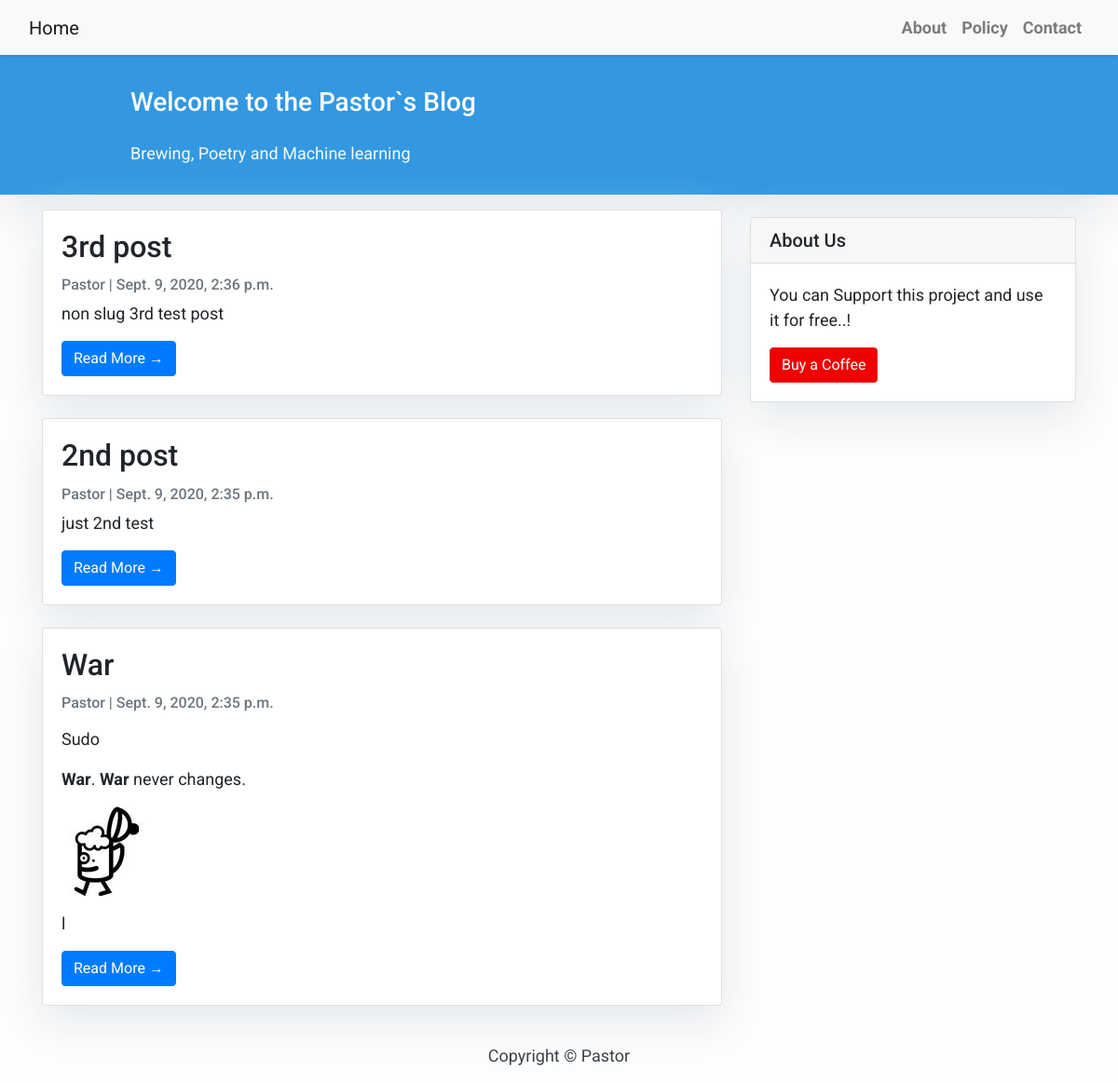
The app's page /, older data.
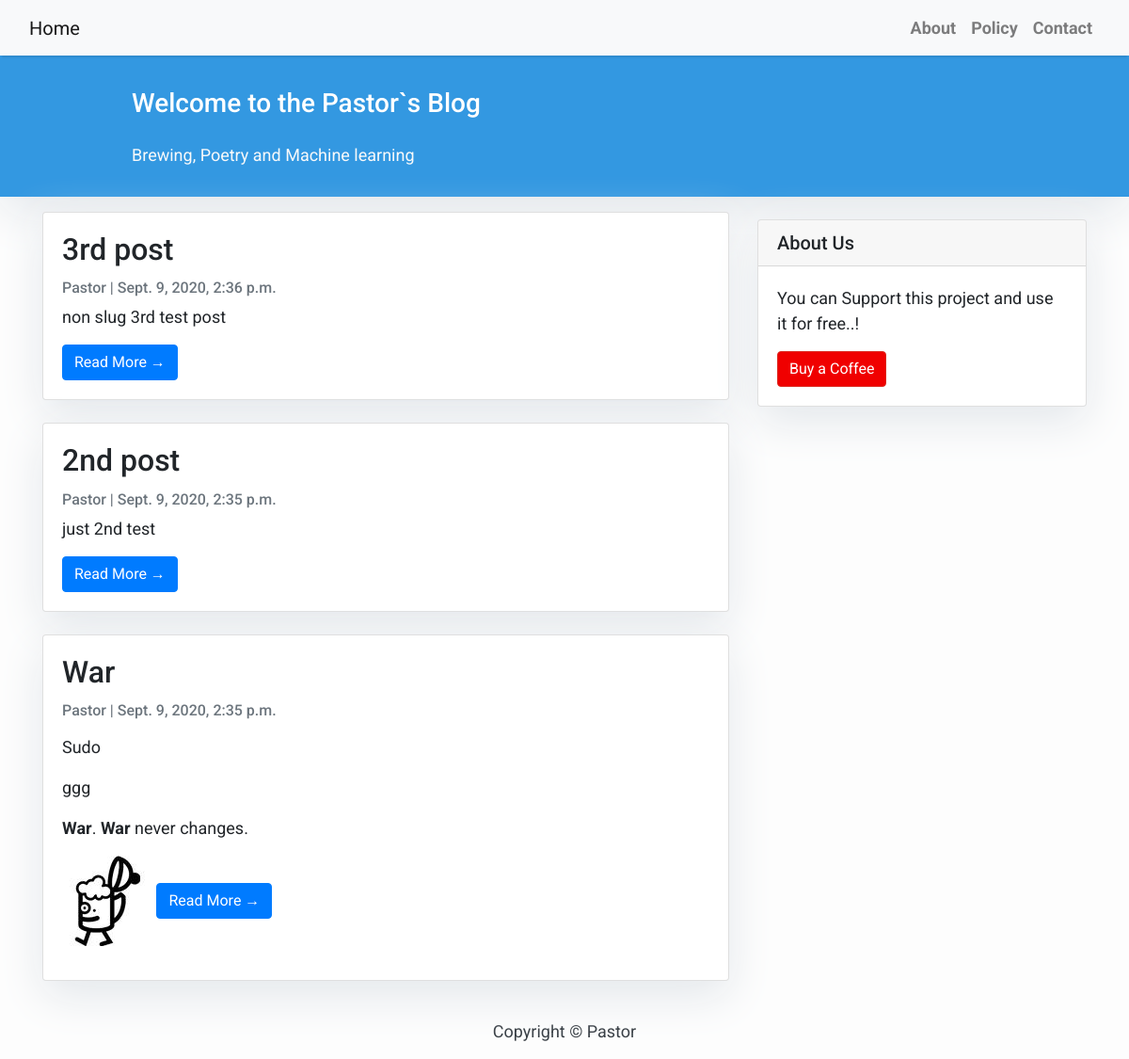
The same page, newer data.
### blog/models.py (models this page shows, shortened)
class Post(models.Model):
    title = models.CharField(max_length=200, unique=True)
    slug = models.SlugField(max_length=200, unique=True)
    author = models.ForeignKey(User, on_delete= models.CASCADE,related_name='blog_posts')
    updated_on = models.DateTimeField(auto_now= True)
    content = models.TextField()
    created_on = models.DateTimeField(auto_now_add=True)
    status = models.IntegerField(choices=STATUS, default=0)
    class Meta:
        ordering = ['-created_on']

### blog/views.py (the view)
# urls.py: path('', views.PostList.as_view(), name='home'),
class PostList(generic.ListView):
    queryset = Post.objects.filter(status=1).order_by('-created_on')
    template_name = 'index.html'

### blog/templates/index.html (shortened to what this page needs)
{% extends "base.html" %}
{% block content %}
<header class="masthead">
    <div class="container">
        <div class="row">
            <div class=" col-md-8 col-md-10 mx-auto">
                <div class="site-heading">
                    <h3 class=" site-heading my-4 mt-3 text-white"> Welcome to the Pastor`s Blog </h3>
                    <p class="text-light">Brewing, Poetry and Machine learning &nbsp
                    </p>
                </div>
            </div>
        </div>
    </div>
</header>
<div class="container">
    <div class="row">
        <div class="col-md-8 mt-3 left">
            {% for post in post_list %}
            <div class="card mb-4">
                <div class="card-body">
                    <h2 class="card-title">{{ post.title }}</h2>
                    <p class="card-text text-muted h6">{{ post.author }} | {{ post.created_on}} </p>
                    <p class="card-text">{{post.content|slice:":200" | safe }}</p>
                    <a href="{% url 'post_detail' post.slug  %}" class="btn btn-primary">Read More &rarr;</a>
                </div>
            </div>
            {% endfor %}
        </div>
        {% block sidebar %} {% include 'sidebar.html' %} {% endblock sidebar %}
    </div>
</div>
{%endblock%}

### blog/templates/base.html (shortened to what this page needs)
<!DOCTYPE html>
<html>
    <head>
        <link rel="stylesheet" href="https://maxcdn.bootstrapcdn.com/bootstrap/4.0.0/css/bootstrap.min.css"
 />
    </head>
    <body>
        <nav class="navbar navbar-expand-lg navbar-light bg-light shadow" id="mainNav">
            <div class="container-fluid">
                <a class="navbar-brand" href="{% url 'home' %}">Home</a>
                <div class="collapse navbar-collapse" id="navbarResponsive">
                    <ul class="navbar-nav ml-auto">
                        <li class="nav-item text-black">
                            <a class="nav-link text-black font-weight-bold" href="../about">About</a>
                        </li>
                        <li class="nav-item text-black">
                            <a class="nav-link text-black font-weight-bold" href="../terms">Policy</a>
                        </li>
                        <li class="nav-item text-black">
                            <a class="nav-link text-black font-weight-bold" href="~/13">Contact</a>
                        </li>
                    </ul>
                </div>
            </div>
        </nav>
        {% block content %}{% endblock content %}
        <footer class="py-3 bg-grey">
            <p class="m-0 text-dark text-center ">Copyright &copy; Pastor</p>
        </footer>
    </body>
</html>

### blog/templates/sidebar.html (shortened to what this page needs)
{% block sidebar %}
<div class="col-md-4 float-right ">
<div class="card my-4">
        <h5 class="card-header">About Us</h5>
    <div class="card-body">
        <p class="card-text"> You can Support this project and use it for free..!</p>
        <a href="https://ko-fi.com/what2brew"
           class="btn btn-danger">Buy a Coffee</a>
    </div>
</div>
</div>
{% endblock sidebar %}

### blog/templates/base.html (style rules this page uses)
body { font-family: "Roboto", sans-serif; font-size: 17px; background-color: #fdfdfd; }
.shadow { box-shadow: 0 4px 2px -2px rgba(0, 0, 0, 0.1); }
.btn-danger { color: #fff; background-color: #f00000; border-color: #dc281e; }
.masthead { background: #3398E1; height: auto; padding-bottom: 15px; box-shadow: 0 16px 48px #E3E7EB; padding-top: 10px; }

### blog/templates/index.html (style rules this page uses)
body { font-family: "Roboto", sans-serif; font-size: 18px; background-color: #fdfdfd; }
.card { box-shadow: 0 16px 48px #E3E7EB; }

### blog/templates/sidebar.html (style rules this page uses)
.card { box-shadow: 0 16px 48px #E3E7EB; }

Row changes from the older to the newer data that the page shows:
changed Post "War": content "Sudo War . War never changes. l" → "Sudo ggg War . War never changes."
